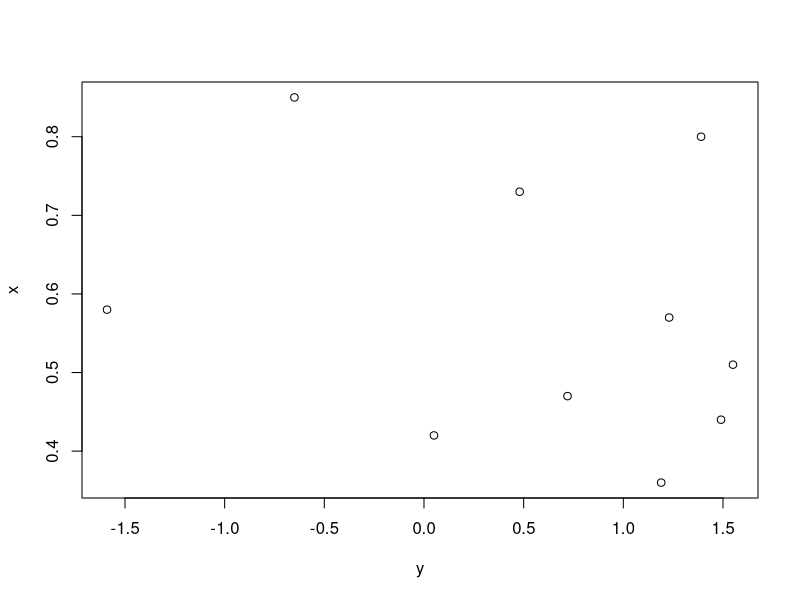

The R script that drew this image:
#Q1 
# Least square sum (i=1 to n) =wi(xi-u)2)

x <- c(0.18, -1.54, 0.42, 0.95)
w <- c(2, 1, 3, 1)

minu <- sum(x*w) / sum(w)
final <- sum(w*(x-minu)^2)
c(minu, final)

# The given means from the question

mu <- c(0.1471, 1.077, 0.0025, 0.300)

#Let us see what result we get from each mu using the equation given
for (i in mu)
{print( c(i, sum(w*(x-i)^2)) )}

#Q2
x <- c(0.8, 0.47, 0.51, 0.73, 0.36, 0.58, 0.57, 0.85, 0.44, 0.42)
y <- c(1.39, 0.72, 1.55, 0.48, 1.19, -1.59, 1.23, -0.65, 1.49, 0.05)
fit2<-lm(y~x)
summary(fit2)
#or 
sum(y * x)/sum(x^2)
#or
coef(lm(y ~ x - 1))

#Q3
data(mtcars)
fit3<-lm(mtcars$mpg~mtcars$wt)
summary(fit3)

#or 
x <- mtcars$wt
y <- mtcars$mpg
cor(x,y) *sd(y)/sd(x)

#Q6

x <- c(8.58, 10.46, 9.01, 9.64, 8.86)
zx <- (x-mean(x)) / sd(x)
zx[1]

#Q7
x <- c(0.8, 0.47, 0.51, 0.73, 0.36, 0.58, 0.57, 0.85, 0.44, 0.42)
y <- c(1.39, 0.72, 1.55, 0.48, 1.19, -1.59, 1.23, -0.65, 1.49, 0.05)
fit7<-lm(y~x)
summary(fit7)

#or
x <- c(0.8, 0.47, 0.51, 0.73, 0.36, 0.58, 0.57, 0.85, 0.44, 0.42)
y <- c(1.39, 0.72, 1.55, 0.48, 1.19, -1.59, 1.23, -0.65, 1.49, 0.05)
plot(y,x)
b1 <- cor(x,y)*sd(y)/sd(x)
b0 <- mean(y) - b1 * mean(x)

#Q8

b1=1000000000000
b0 <- 0 - b1 *0

#Q9
x <- c(0.8, 0.47, 0.51, 0.73, 0.36, 0.58, 0.57, 0.85, 0.44, 0.42)
mean(x)

for(u in c(0.573, 0.8, 0.36, 0.44))
{
  SSE <- sum((x-u)^2)
  print(c(u, SSE))
}

#Q10
x <- c(0.8, 0.47, 0.51, 0.73, 0.36, 0.58, 0.57, 0.85, 0.44, 0.42)
y <- c(1.39, 0.72, 1.55, 0.48, 1.19, -1.59, 1.23, -0.65, 1.49, 0.05)
fit11<-lm(y~x)
fit12<-lm(x~y)
summary(fit11)
summary(fit12)
slope1<-cor(y,x)*sd(y)/sd(x)
slope2<-cor(x,y)*sd(x)/sd(y)
slope1/slope2
var(y)/var(x)

